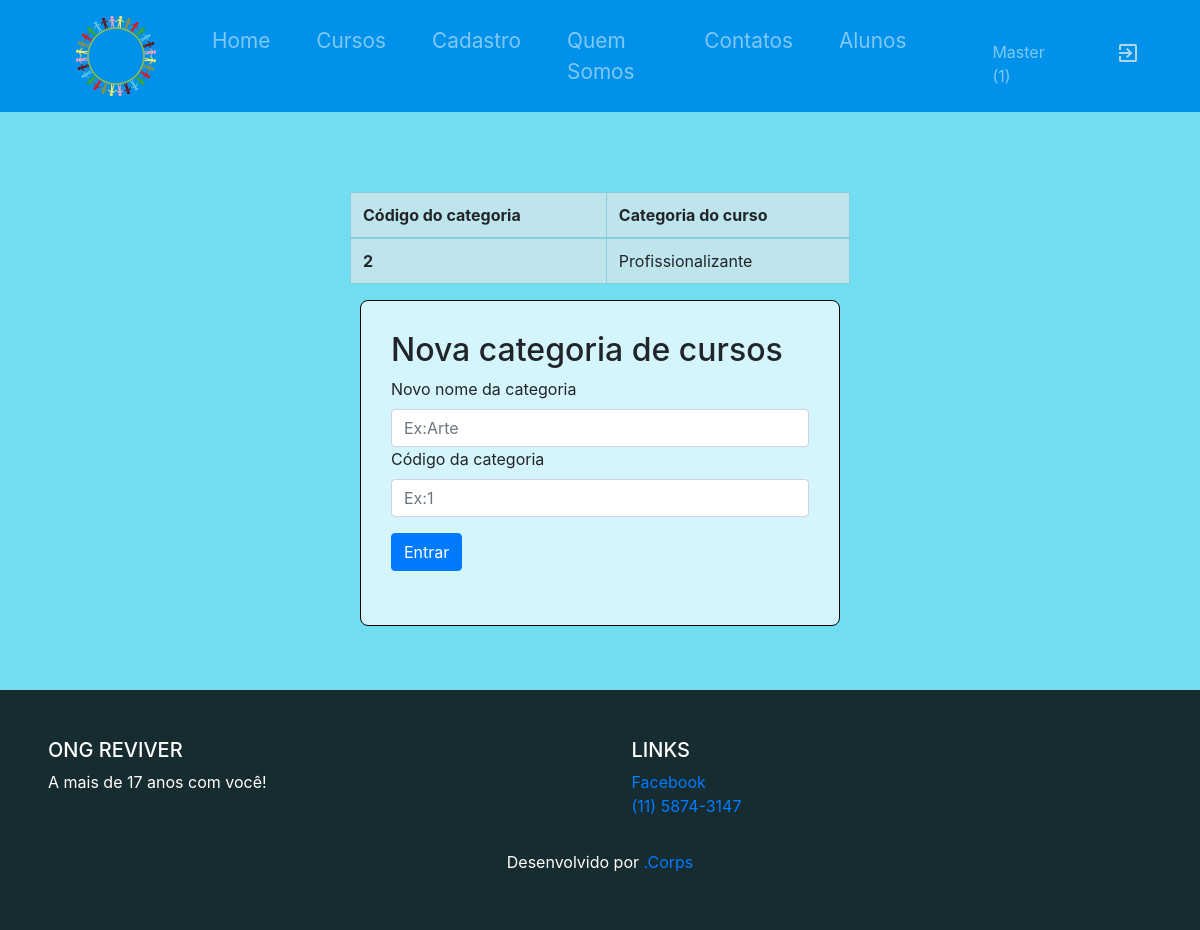
/Views/AttCategoria.php (signed in), run on an earlier commit of the app's database.
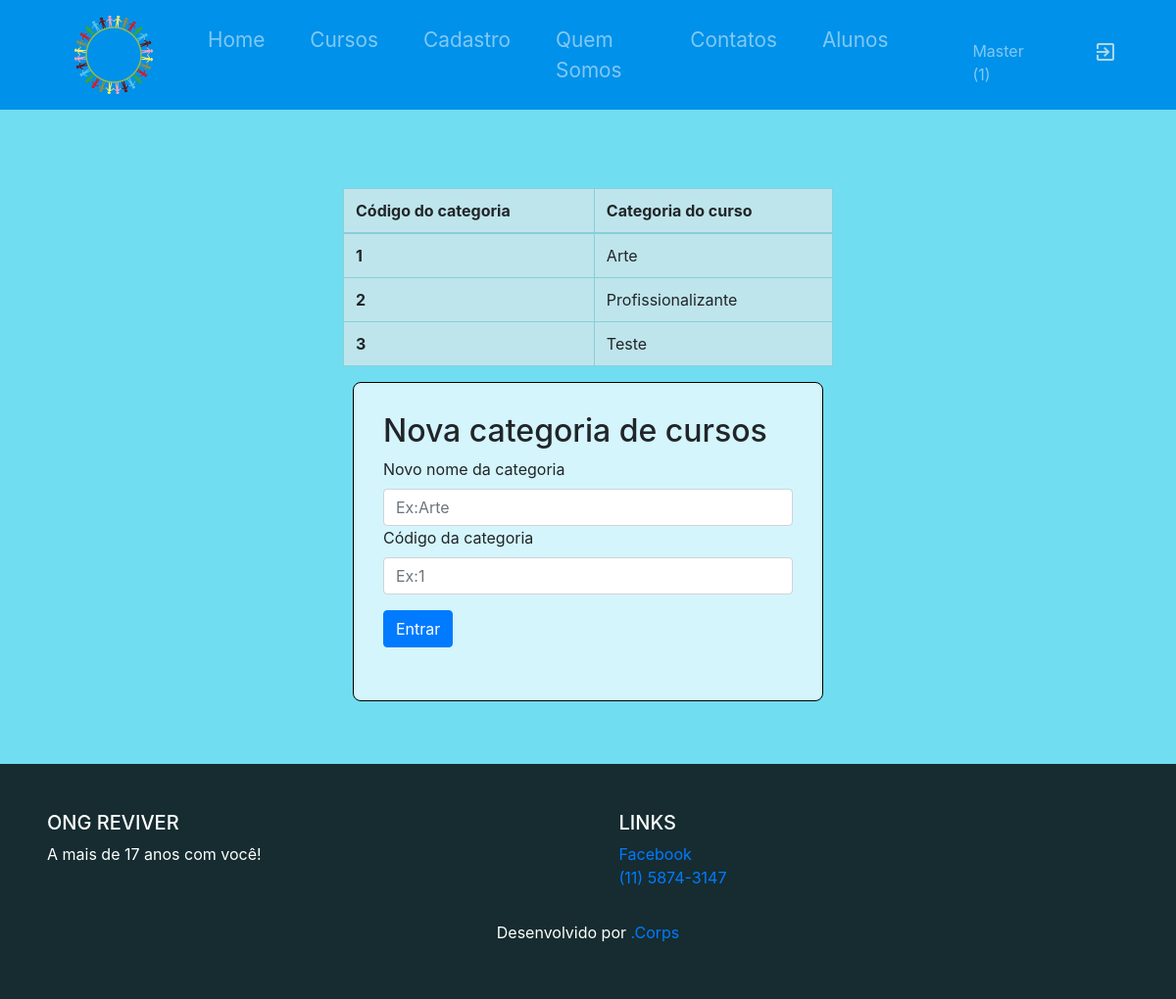
And on a later commit of the database.
### tables this page shows
create table TipoCurso(
AT_TipoCursoID int(2) primary key auto_increment,
AT_Tipo varchar(20)
);

### Controller/ConsultaTipoPHP.php (the view)
<?php
include_once('Config.php');
echo " <table class='
table table-bordered table-info col-5 mx-auto'>
  <thead>
<tr>
  <th scope='col'>Código do categoria</th>
  <th scope='col'>Categoria do curso</th>
</tr>
</thead>
<tbody>
"
;
$query = mysqli_query($mysqli,"SELECT * FROM TipoCurso");
 while($print = mysqli_fetch_array($query)) {
echo"
<tr>
  <th scope='row'>".$print['AT_TipoCursoID']."</th>
  <td>".$print['AT_Tipo']."</td>
</tr>
";}
echo "
</tbody>
</table>
";
 ?>

What changed in the data, as far as the page shows it:
added tipocurso: AT_TipoCursoID "1", AT_Tipo "Arte"
added tipocurso: AT_TipoCursoID "3", AT_Tipo "Teste"
